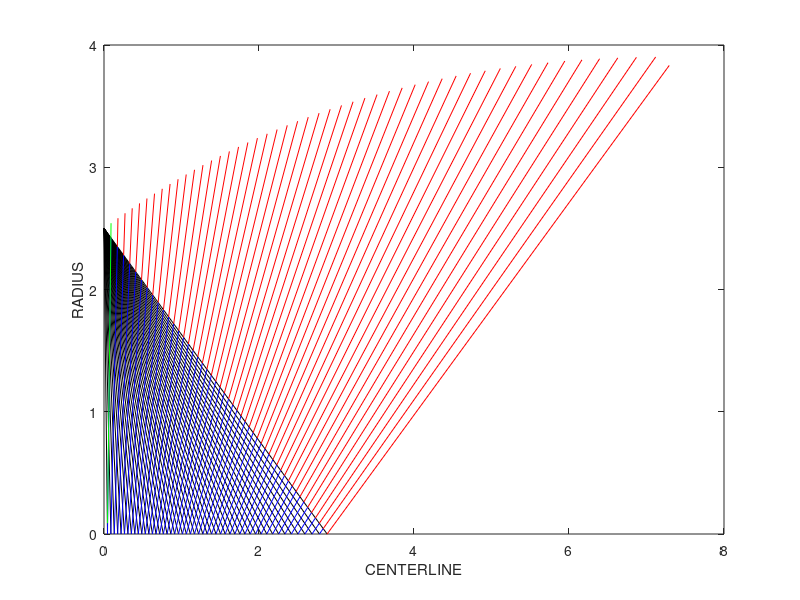

This chart was generated by the following MATLAB code:
clc; close all; clear all;
%INPUT VALUES
p_1 = 4882399.71812414;     %CHAMBER PRESSURE
T_1 = 3500;     %CHAMBER TEMP
FT = 4500;      %DESIRED THRUST OR....
m_dot = 0;   %DESIRED MASS FLOW RATE....
ALT = 9000;     %ALTITUDE
g = 1.475;       %GAMMA
R = 8.3145;       %GAS CONSTANT

%% exit pressure
if (11000>ALT) && (ALT<25000)
    T = -56.46; %C
    p_o = 1000*(22.65*exp(1.73-0.000157*ALT));
elseif ALT>=25000
    T = -131.21 + 0.00299*ALT ;
    p_o = 1000*(2.488*((T+273.1)/216.6)^-11.388);
else
    T = 15.04 - 0.00649*ALT;
    p_o = 1000*(101.29*((T+273.1)/288.08)^5.256);
end

p_o = 101325;
%%  begin calculation
PR = p_o/p_1;
PR2 = (p_o/p_1)^((g-1)/g);
TT = (2*g*R*T_1)/(g-1);
p_t = ((2/(g+1))^(g/(g-1)))*2.068;
v_t = sqrt((2*g*R*T_1)/(g+1));
v_e = sqrt(TT*(1-PR2));

if m_dot==0
    m_dot=FT/v_e;
elseif FT==0
    FT = m_dot/v_e;
else
    fprintf('You can either set desired thrust OR mass flow rate')
end

T_e = T_1*(p_o/p_1)^((g-1)/g);
a_e = sqrt(g*R*T_e);

Me = v_e/a_e;

% MOC
TR = 2.5; %throat radius (cm)
RTOD = 180/pi;
DTOR = pi/180;
P = []; %x axis points
%% PM FUNCTION
v_PM = @(x) (sqrt((g+1)/(g-1)))*atan(sqrt(((g-1)/(g+1))*(x^2-1))) - atan(sqrt(x^2-1));


%% CALCULATE T_MAX, BREAK UP INTO DIVISIONS
T_max = 0.5*v_PM(Me)*RTOD;
DT = (90-T_max) - fix(90-T_max);
T(1) = DT*DTOR;
n = T_max*2;

for m = 2:n+1
    T(m) = (DT + (m-1))*DTOR;
    %Mach from T(i) using T(i) = v_PM (FALSE POSITION)
    x_int = [1 1.01*Me];
    func = @(x) T(m) - v_PM(x);
    M(m) = fzero(func,x_int);
    P(m) = 0 + TR*tan(T(m)); %X-AXIS POINTS
    %RRSLOPES
    RR(m) = -TR/P(m);
    %LR slopes
    LR(m) = tan(T(m)+asin(1/M(m)));
    SL(m) = -RR(m);
end
%% PLOTTING
P(1) = [];
l = length(P);

for j = 1:l
    P1 = [0 TR];
    P2 = [P(j) 0];
    plot(P2,P1,'k')
    hold on
    xlabel('CENTERLINE')
    ylabel('RADIUS')
end
hold on;
LR(1) = []; RR(1) = [];
SL(1) = [];
F = RR(m-1);

for c = 1:length(P)-1
    x(c) = (TR+SL(c)*P(c))/(SL(c)-F);
    y(c) = F*x(c)+TR;
    X_P = [P(c) x(c)];
    Y_P = [0 y(c)];
    plot(X_P,Y_P,'b');
end
hold on

%% FIRST WALL SECTION
TM = T_max*DTOR;
xw(1) = (TR+SL(1)*P(1))/(SL(1)-tan(TM));
yw(1) = tan(TM)*xw(1)+TR;
X_P2 = [P(1) xw];
Y_P2 = [P(2) yw];
plot(X_P2,Y_P2,'g');
%DIVIDE (delta slopes)
DTW = tan(TM)/(length(P)-1);
s(1) = tan(TM);
b(1) = TR;

    for k = 2:length(P)-1
        s(k) = tan(TM)-(k-1)*DTW; %slope
        b(k) = yw(k-1)-s(k)*xw(k-1); %y-int
        xw(k) = (b(k)+SL(k)*P(k))/(SL(k)-s(k));
        yw(k) = s(k)*xw(k)+b(k);
        X_P3 = [x(k) xw(k)];
        Y_P3 = [y(k) yw(k)];
        plot(X_P3,Y_P3,'r');
    end
    hold on

   % LAST POINT
    xf = (b(length(b))+SL(length(SL))*P(length(P)))/SL(length(SL));
    yf = b(length(b));
    X_F = [P(length(P)) xf];
    Y_F = [0 yf];
    plot(X_F,Y_F,'r');

    xw = [0 xw];
    yw = [TR yw];
    RTHROAT = TR;
    REXIT = yw(length(yw));

    AR = (RTHROAT/REXIT)^2

    %xw
    %yw
